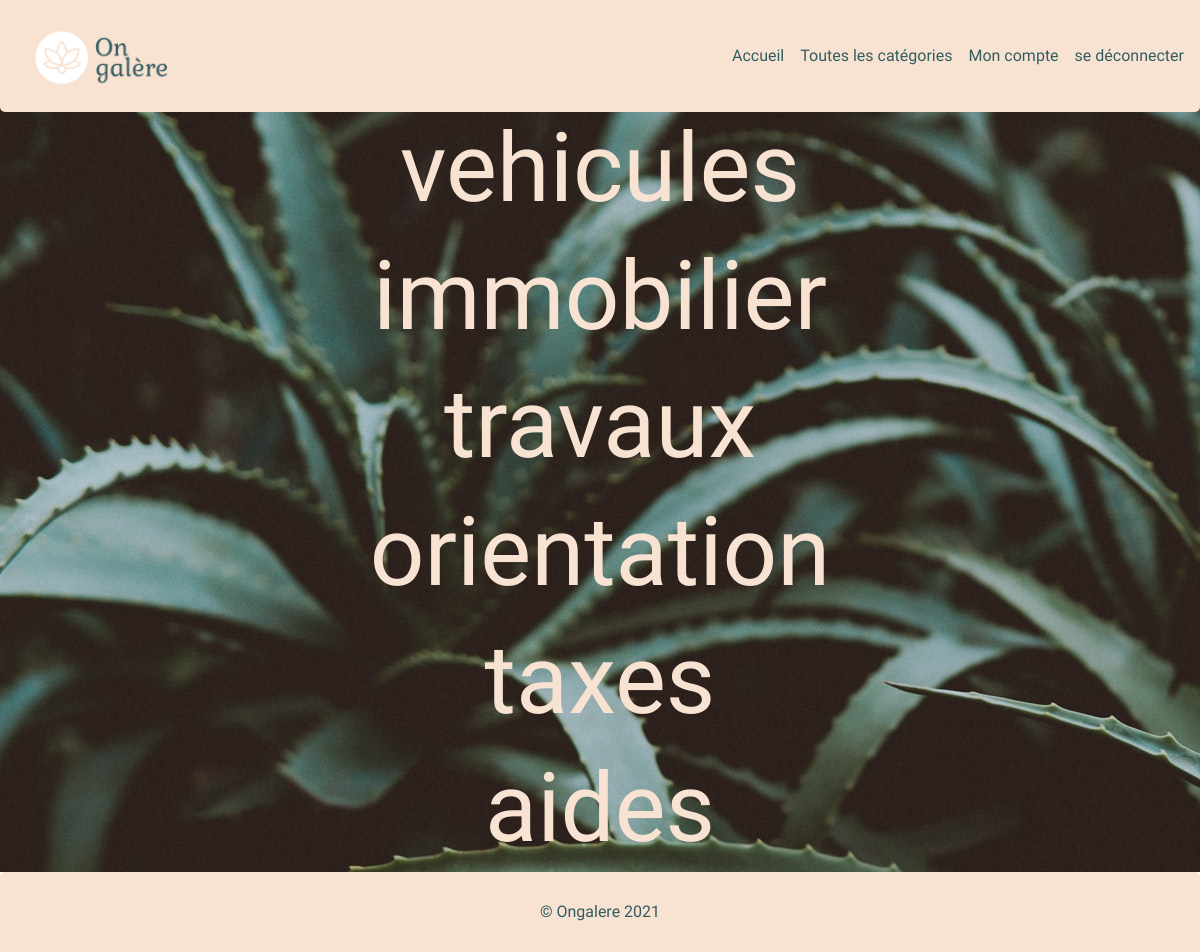
/categories.php (signed in), run on an earlier commit of the app's database.
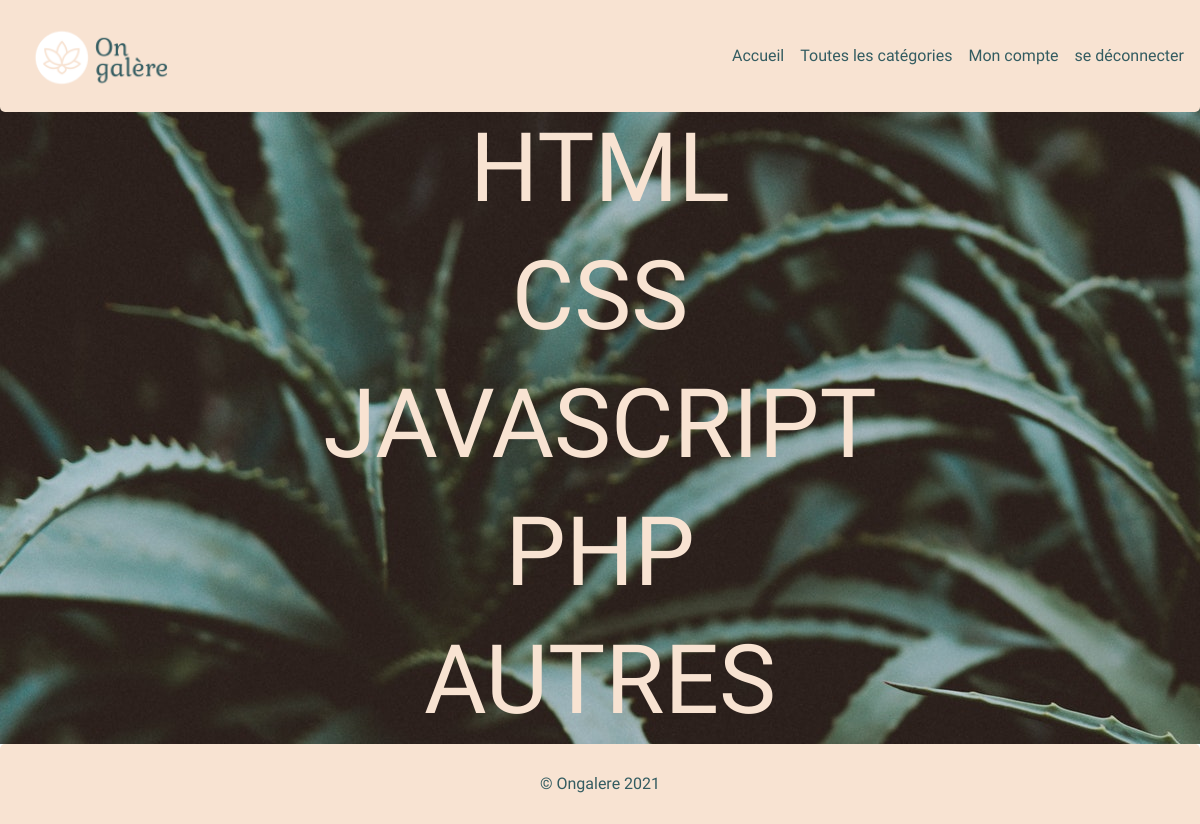
And on a later commit of the database.
### tables this page shows
CREATE TABLE `categories` (
	`id` INTEGER AUTO_INCREMENT PRIMARY KEY,
	`name` VARCHAR(150) NOT NULL,
	`created_at` DATETIME DEFAULT NOW(),
	`updated_at` DATETIME
);

### categories.php (the view, shortened to what this page needs)
<?php
require_once __DIR__ . '/database/index.php';
$selection = $pdo->query('SELECT id, name FROM categories;');
$selection->execute();
$selection = $selection->fetchAll(PDO::FETCH_OBJ);
?>
<!DOCTYPE html>
<html lang="en">
<?php include ('template/header.php'); ?>
<main class ="body_categories">
  <ul class ="lien_categories">
  <?php foreach ($selection as $category) { ?>
    <li class ="lien_categorie"> <a href="categorie.php?id=<?= $category->id ?>"> <?= $category->name?> </a> </li>
    <?php } ?>
  </ul>
</main>
<?php include ('template/footer.php'); ?>
</html>

### template/header.php (shortened to what this page needs)
<head>
    <link rel="stylesheet" href="assets/css/style.css">
    <link rel="stylesheet" href="https://cdnjs.cloudflare.com/ajax/libs/font-awesome/5.15.3/css/all.min.css" />
</head>
<body>
    <header>
        <nav>
            <a class="logo" href="/">
                <img src="../assets/images/logo/logotexte.png" alt="">
            </a>
            <ul class="nav-ul" id="nav-ul">
                <li><a href="/">Accueil</a></li>
                <li><a href="categories.php">Toutes les catégories</a></li>
                <li><a href="profile.php">Mon compte</a></li>
                <li><a href="logout.php">se déconnecter</a></li>
            </ul>
        </nav>
    </header>

### template/footer.php
        <footer>
            <p>
                &copy; Ongalere 2021
            </p>
        </footer>
    </body>
</html>

### assets/css/style.css (style rules this page uses)
html, body, div, span, applet, object, iframe, h1, h2, h3, h4, h5, h6, p, blockquote, pre, a, abbr, acronym, address, big, cite, code, del, dfn, em, img, ins, kbd, q, s, samp, small, strike, strong, sub, sup, tt, var, b, u, i, center, dl, dt, dd, ol, ul, li, fieldset, form, label, legend, table, caption, tbody, tfoot, thead, tr, th, td, article, aside, canvas, details, embed, figure, figcaption, footer, header, hgroup, menu, nav, output, ruby, section, summary, time, mark, audio, video { margin: 0; padding: 0; border: 0; font: inherit; font-size: 100%; vertical-align: baseline; }
article, aside, details, figcaption, figure, footer, header, hgroup, menu, nav, section { display: block; }
body, html { height: 100%; }
body { line-height: 1; }
ol, ul { list-style: none; }
a, del, ins { text-decoration: none; }
a { color: inherit; }
html { -webkit-box-sizing: border-box; box-sizing: border-box; }
*, *::before, *::after { -webkit-box-sizing: inherit; box-sizing: inherit; }
body { font-family: "Nunito Sans", Arial, Helvetica, sans-serif; min-height: 100vh; display: -ms-grid; display: grid; -ms-grid-rows: 6.5rem auto 5rem; grid-template-rows: 6.5rem auto 5rem; grid-template-areas: 'header' 'main' 'footer'; scroll-behavior: smooth; }
header { z-index: 10; -ms-grid-row: 1; -ms-grid-column: 1; grid-area: header; position: fixed; top: 0; left: 0; right: 0; background-color: #f8e3d2; color: #335c61; border-radius: 0 0 5px 5px; }
header nav { display: -webkit-box; display: -ms-flexbox; display: flex; -webkit-box-align: center; -ms-flex-align: center; align-items: center; -webkit-box-pack: justify; -ms-flex-pack: justify; justify-content: space-between; padding: 1rem; -ms-flex-wrap: wrap; flex-wrap: wrap; }
header nav ul { display: -webkit-box; display: -ms-flexbox; display: flex; -webkit-box-align: center; -ms-flex-align: center; align-items: center; -webkit-box-pack: center; -ms-flex-pack: center; justify-content: center; gap: 1rem; }
header nav a { height: 5rem; }
header nav a img { height: 100%; }
main { -ms-grid-row: 2; -ms-grid-column: 1; grid-area: main; }
footer { display: -webkit-box; display: -ms-flexbox; display: flex; -webkit-box-orient: horizontal; -webkit-box-direction: normal; -ms-flex-flow: row nowrap; flex-flow: row nowrap; -webkit-box-align: center; -ms-flex-align: center; align-items: center; -webkit-box-pack: center; -ms-flex-pack: center; justify-content: center; -ms-grid-row: 3; -ms-grid-column: 1; grid-area: footer; background-color: #f8e3d2; color: #335c61; padding: 2rem 4rem; border-radius: 5px 5px 0 0; }
.body_categories { background-image: url("../images/background_2.jpg"); }
.lien_categories { height: 100%; display: -webkit-box; display: -ms-flexbox; display: flex; -webkit-box-orient: vertical; -webkit-box-direction: normal; -ms-flex-direction: column; flex-direction: column; color: #f8e3d2; -ms-flex-pack: distribute; justify-content: space-around; -webkit-box-align: center; -ms-flex-align: center; align-items: center; font-family: "Noticia Text", serif; }
.lien_categories .lien_categorie { padding: 1rem; font-size: 6rem; }
html { scroll-behavior: smooth; }

What changed in the data, as far as the page shows it:
removed categories: name "aides"
changed categories: name "vehicules" → "HTML"
changed categories: name "immobilier" → "CSS"
changed categories: name "travaux" → "JAVASCRIPT"
changed categories: name "orientation" → "PHP"
changed categories: name "taxes" → "AUTRES"
